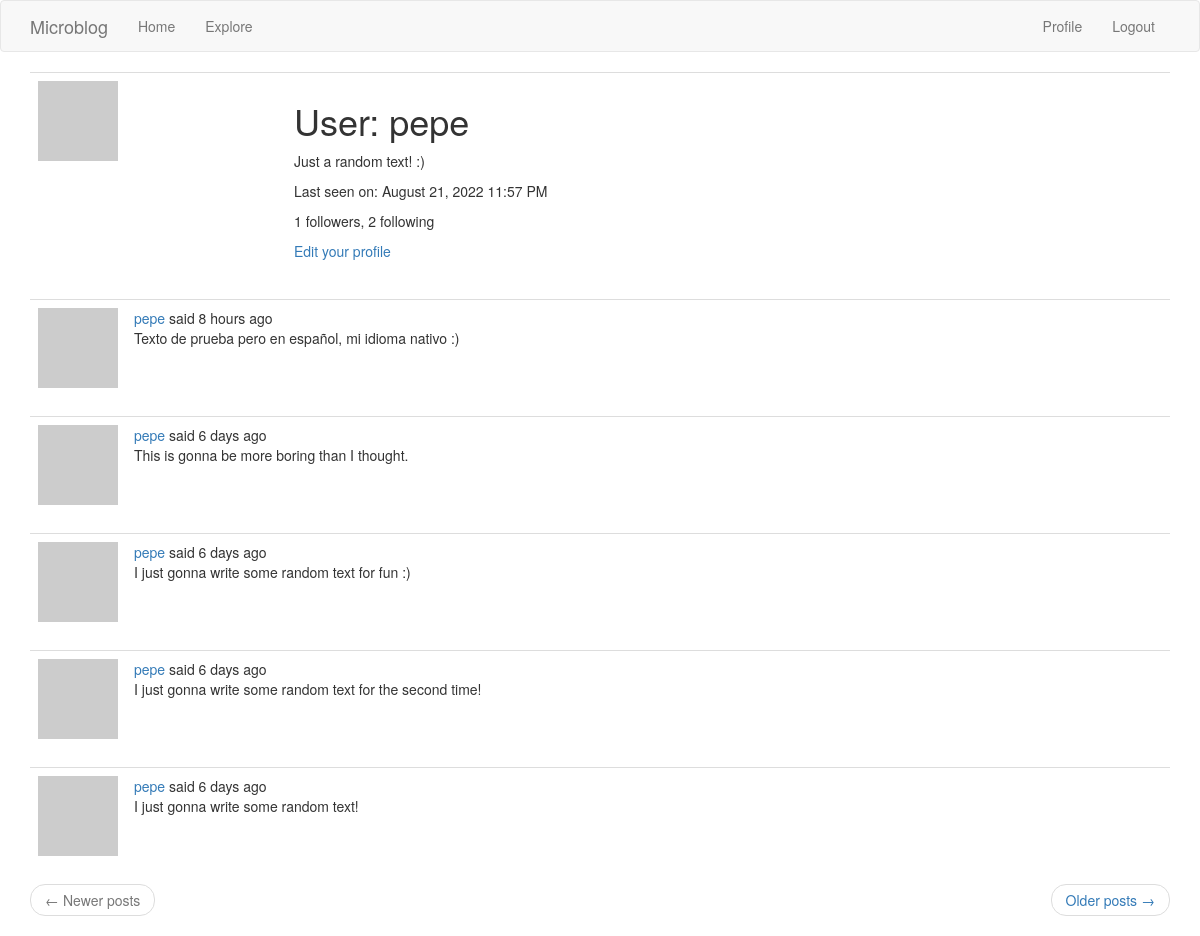
/user/pepe (signed in), run on an earlier commit of the app's database.
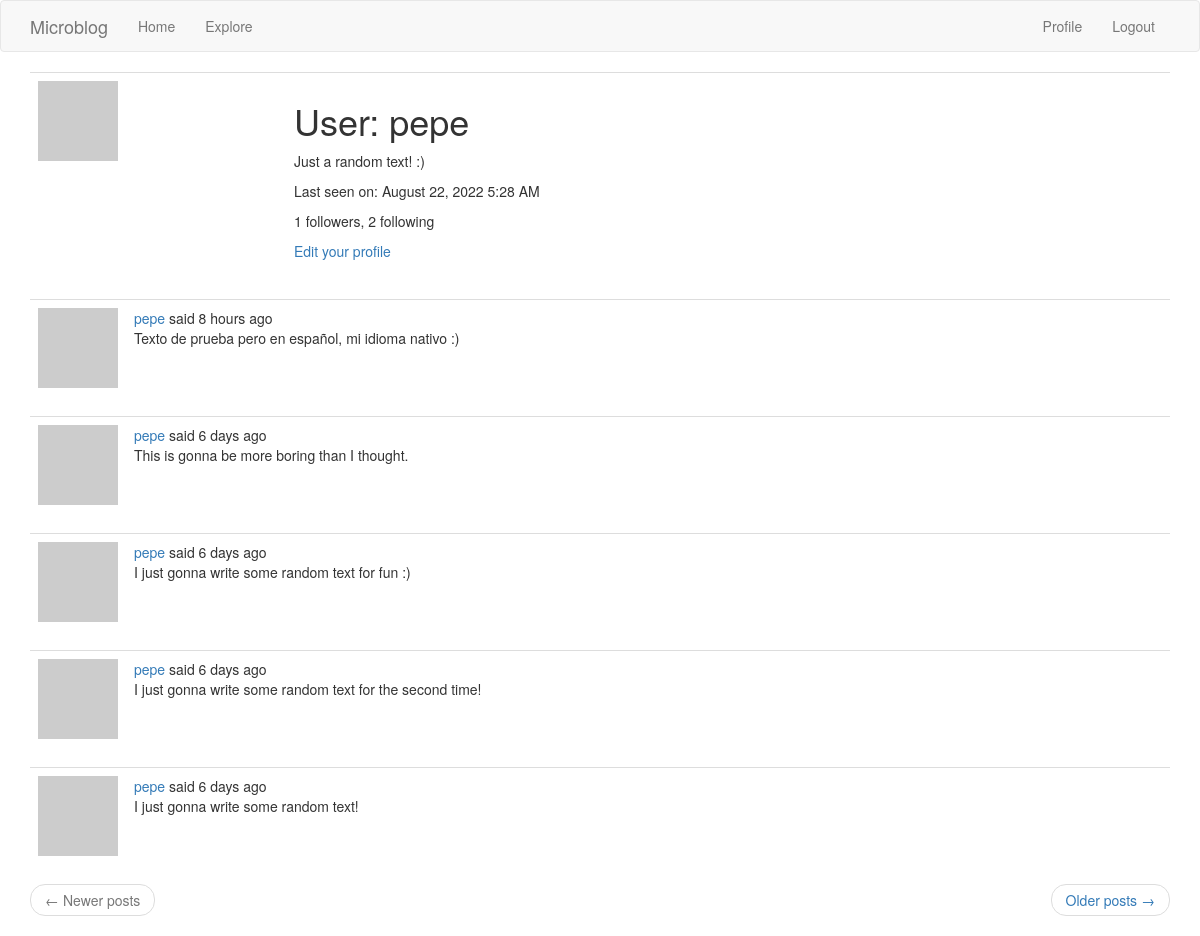
And on a later commit of the database.
### flaskr/models.py (models this page shows, shortened)
class User(UserMixin, db.Model):
    id = db.Column(db.Integer, primary_key=True)
    username = db.Column(db.String(64), index=True, unique=True)
    email = db.Column(db.String(120), index=True, unique=True)
    password_hash = db.Column(db.String(128))
    about_me = db.Column(db.String(140))
    last_seen = db.Column(db.DateTime, default=datetime.utcnow)
    posts = db.relationship("Post", backref="author", lazy="dynamic")
    followed = db.relationship("User", secondary=followers,
                               primaryjoin=(followers.c.follower_id == id),
                               secondaryjoin=(followers.c.followed_id == id),
                               backref=db.backref("followers", lazy="dynamic"), lazy="dynamic")
    def avatar(self, size):
        digest = md5(self.email.lower().encode("utf-8")).hexdigest()
        return "https://www.gravatar.com/avatar/{}?d=identicon&s={}".format(
            digest, size)

### flaskr/main/routes.py (the view)
@bp.route("/user/<username>")
@login_required
def user(username):
    user = User.query.filter_by(username=username).first_or_404()
    page = request.args.get("page", 1, type=int)
    posts = user.posts.order_by(Post.timestamp.desc()).paginate(
        page, current_app.config["POSTS_PER_PAGE"], False)
    next_url = url_for("main.user", username=user.username, page=posts.next_num) \
        if posts.has_next else None
    prev_url = url_for("main.user", username=user.username, page=posts.prev_num) \
        if posts.has_prev else None
    form = EmptyForm()
    return render_template("profile/user.html", user=user, posts=posts.items,
                           form=form, next_url=next_url, prev_url=prev_url)

### flaskr/main/routes.py (called while the page is built)
@bp.before_app_request
def before_request():
    if current_user.is_authenticated:
        current_user.last_seen = datetime.utcnow()
        db.session.commit()
    g.locale = str(get_locale())

### flaskr/models.py (called while the page is built)
@login.user_loader
def load_user(id):
    return User.query.get(int(id))

### flaskr/templates/profile/user.html (shortened to what this page needs)
{% extends "base.html" %}
{% block app_content %}
    <table class="table table-hover">
        <tr>
            <td width="256px"><img src="{{ user.avatar(256) }}"></td>
            <td>
                <h1>{{ _('User') }}: {{ user.username }}</h1>
                {% if user.about_me %}
                    <p>{{ user.about_me }}</p>
                {% endif %}
                {% if user.last_seen %}
                    <p>
                        {{ _('Last seen on') }}: {{ moment(user.last_seen).format('LLL') }}
                    </p>
                {% endif %}
                <p>
                    {{ _('%(count)d followers', count=user.followers.count()) }}, {{ _('%(count)d following', count=user.followed.count()) }}
                </p>
                {% if user == current_user %}
                    <p>
                        <a href="{{ url_for('main.edit_user') }}">
                            {{ _('Edit your profile') }}
                        </a>
                    </p>
                {% endif %}
            </td>
        </tr>
    </table>
    {% for post in posts %}
        {% include 'portions/_post.html' %}
    {% endfor %}
    <nav aria-label="...">
        <ul class="pager">
            <li class="previous{% if not prev_url %} disabled{% endif %}">
                <a href="{{ prev_url or '#' }}">
                    <span aria-hidden="true">&larr;</span> {{ _('Newer posts') }}
                </a>
            </li>
            <li class="next{% if not next_url %} disabled{% endif %}">
                <a href="{{ next_url or '#' }}">
                    {{ _('Older posts') }} <span aria-hidden="true">&rarr;</span>
                </a>
            </li>
        </ul>
    </nav>
{% endblock app_content %}

What changed in the data, as far as the page shows it:
changed User "pepe": last_seen "August 21, 2022 11:57 PM" → "August 22, 2022 5:28 AM"
